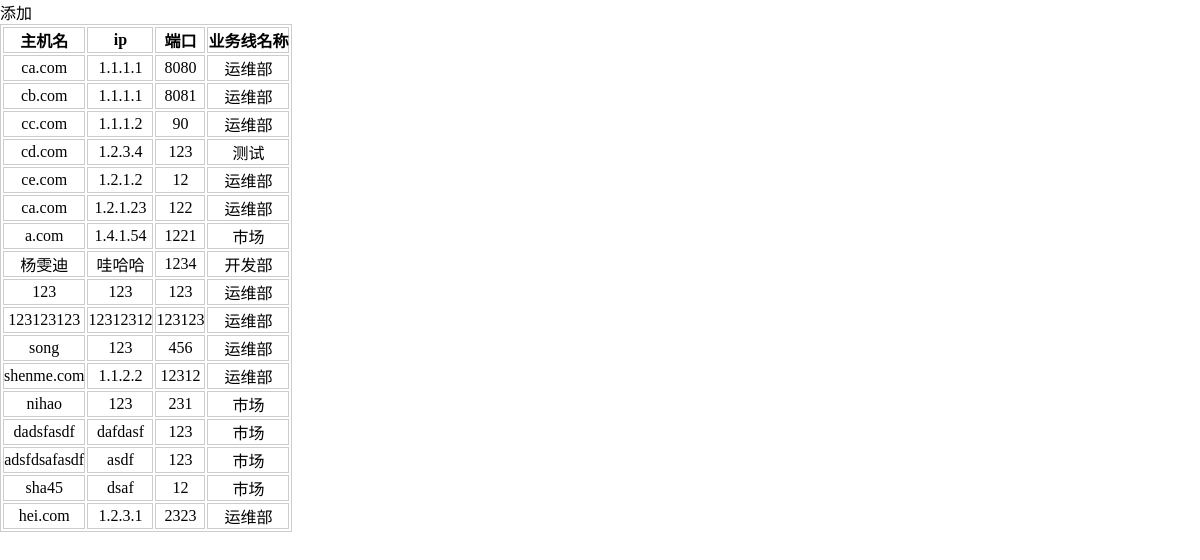
The page /cmdb/host/ on the database its author committed.
### cmdb/models.py (models this page shows)
class Host(models.Model):
    nid = models.AutoField(primary_key=True)
    hostname = models.CharField(max_length=32,db_index=True)
    ip = models.GenericIPAddressField(db_index=True)
    port = models.IntegerField()
    b = models.ForeignKey('Busniess',to_field='id')

class Busniess(models.Model):
    caption = models.CharField(max_length=32)
    code = models.CharField(max_length=32)

### cmdb/views.py (the view, shortened to what this page needs)
def host(request):
    if request.method == 'GET':
        v = models.Host.objects.filter(nid__gt=0)
        v1 = models.Busniess.objects.all()
        return render(request,'host.html',{'v':v,'v1':v1})

### templates/host.html (shortened to what this page needs)
<!DOCTYPE html>
<html lang="en">
<head>
    <link rel="stylesheet" href="/static/common.css">
    <link rel="stylesheet" href="/static/host.css">
</head>
<body>
<div class="edit">添加</div>
<table>
    <thead>
        <tr>
            <th>主机名</th>
            <th>ip</th>
            <th>端口</th>
            <th>业务线名称</th>
        </tr>
    </thead>
    <tbody>
        {% for item in v %}
            <tr style="text-align: center" hid="{{ item.nid }}" bid="{{ item.b_id }}">
                <td>{{ item.hostname }}</td>
                <td>{{ item.ip }}</td>
                <td>{{ item.port }}</td>
                <td>{{ item.b.caption }}</td>
            </tr>
        {% endfor %}
    </tbody>
</table>
</body>
</html>

### static/common.css (style rules this page uses)
* { margin:0; padding:0; }
html,body { width:100%; height:100%; }

### static/host.css (style rules this page uses)
table,td,th { border: 1px solid #ccc; }

### rows shown on the page
Host: hostname "ca.com", ip "1.1.1.1", port "8080", b.caption "运维部"
Host: hostname "cb.com", ip "1.1.1.1", port "8081", b.caption "运维部"
Host: hostname "cc.com", ip "1.1.1.2", port "90", b.caption "运维部"
Host: hostname "cd.com", ip "1.2.3.4", port "123", b.caption "测试"
Host: hostname "ce.com", ip "1.2.1.2", port "12", b.caption "运维部"
Host: hostname "ca.com", ip "1.2.1.23", port "122", b.caption "运维部"
Host: hostname "a.com", ip "1.4.1.54", port "1221", b.caption "市场"
Host: hostname "杨雯迪", ip "哇哈哈", port "1234", b.caption "开发部"
Host: hostname "123", ip "123", port "123", b.caption "运维部"
Host: hostname "123123123", ip "12312312", port "123123", b.caption "运维部"
Host: hostname "song", ip "123", port "456", b.caption "运维部"
Host: hostname "shenme.com", ip "1.1.2.2", port "12312", b.caption "运维部"
Host: hostname "nihao", ip "123", port "231", b.caption "市场"
Host: hostname "dadsfasdf", ip "dafdasf", port "123", b.caption "市场"
Host: hostname "adsfdsafasdf", ip "asdf", port "123", b.caption "市场"
Host: hostname "sha45", ip "dsaf", port "12", b.caption "市场"
Host: hostname "hei.com", ip "1.2.3.1", port "2323", b.caption "运维部"
